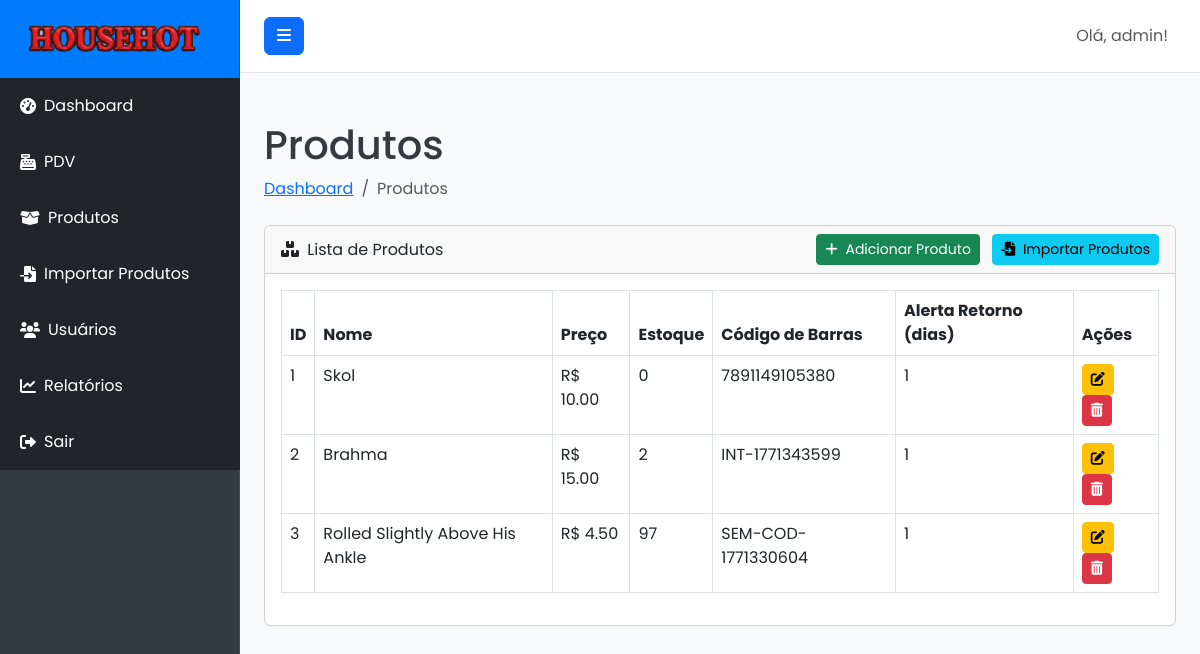
Page /products (signed in) on the earlier database version.
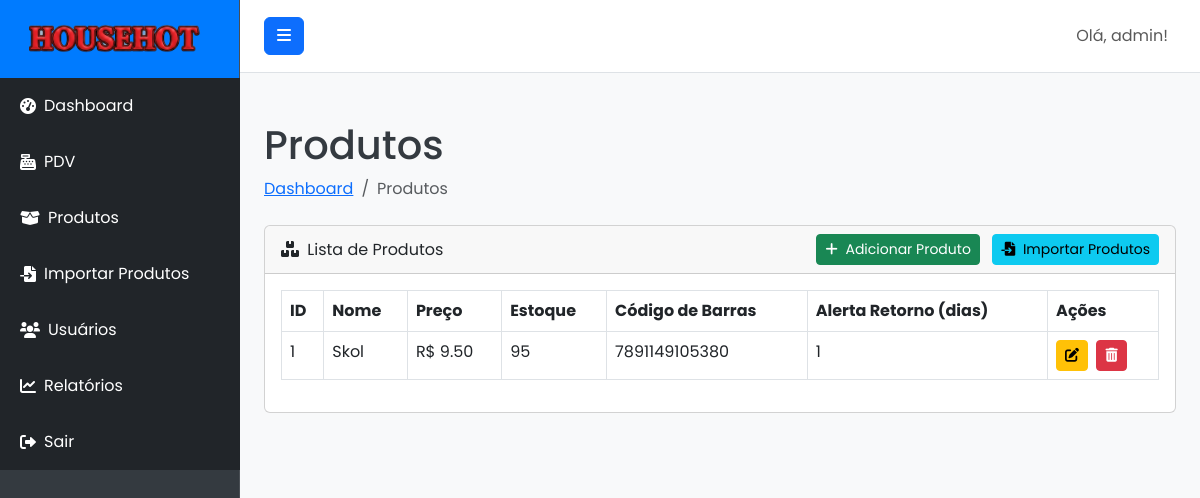
Same page on the later database version.
### models.py (models this page shows, shortened)
class User(UserMixin, db.Model):
    id = db.Column(db.Integer, primary_key=True)
    username = db.Column(db.String(80), unique=True, nullable=False)
    email = db.Column(db.String(120), unique=True, nullable=False)
    password_hash = db.Column(db.String(128), nullable=False)
    role = db.Column(db.String(20), default='user', nullable=False) # 'admin' ou 'user'
    sales = db.relationship('Sale', backref='operator', lazy=True) # Relação com vendas
    def is_admin(self):
        return self.role == 'admin'

class Product(db.Model):
    id = db.Column(db.Integer, primary_key=True)
    name = db.Column(db.String(100), nullable=False)
    description = db.Column(db.Text, nullable=True)
    price = db.Column(db.Float, nullable=False)
    stock = db.Column(db.Integer, nullable=False, default=0)
    barcode = db.Column(db.String(50), unique=True, nullable=True)
    return_alert_days = db.Column(db.Integer, nullable=True, default=None) # Pode ser nulo se não houver alerta

### routes.py (the view)
@main_bp.route('/products')
@admin_required
def products():
    return render_template('products.html', products=Product.query.all())

### routes.py (called while the page is built)
def admin_required(f):
    @wraps(f)
    @login_required
    def decorated_function(*args, **kwargs):
        if not current_user.is_admin():
            flash('Você não tem permissão para acessar esta página.', 'danger')
            return redirect(url_for('main.dashboard'))
        return f(*args, **kwargs)
    return decorated_function

### templates/products.html (shortened to what this page needs)
{% extends "base.html" %}
{% block content %}
<div class="container-fluid">
    <h1 class="mt-4">Produtos</h1>
    <ol class="breadcrumb mb-4">
        <li class="breadcrumb-item"><a href="{{ url_for('main.dashboard') }}">Dashboard</a></li>
        <li class="breadcrumb-item active">Produtos</li>
    </ol>
    <div class="card mb-4">
        <div class="card-header d-flex justify-content-between align-items-center">
            <div>
                <i class="fas fa-boxes me-1"></i>
                Lista de Produtos
            </div>
            <div>
                <a href="{{ url_for('main.add_product') }}" class="btn btn-success btn-sm me-2">
                    <i class="fas fa-plus me-1"></i> Adicionar Produto
                </a>
                <a href="{{ url_for('main.import_products') }}" class="btn btn-info btn-sm">
                    <i class="fas fa-file-import me-1"></i> Importar Produtos
                </a>
            </div>
        </div>
        <div class="card-body">
            <div class="table-responsive">
                <table class="table table-bordered" id="productsTable" width="100%" cellspacing="0">
                    <thead>
                        <tr>
                            <th>ID</th>
                            <th>Nome</th>
                            <th>Preço</th>
                            <th>Estoque</th>
                            <th>Código de Barras</th>
                            <th>Alerta Retorno (dias)</th>
                            <th>Ações</th>
                        </tr>
                    </thead>
                    <tbody>
                        {% for product in products %}
                        <tr>
                            <td>{{ product.id }}</td>
                            <td>{{ product.name }}</td>
                            <td>R$ {{ "%.2f"|format(product.price) }}</td>
                            <td>{{ product.stock }}</td>
                            <td>{{ product.barcode if product.barcode else 'N/A' }}</td>
                            <td>{{ product.return_alert_days if product.return_alert_days is not none else 'N/A' }}</td>
                            <td>
                                <a href="{{ url_for('main.edit_product', product_id=product.id) }}" class="btn btn-warning btn-sm me-1">
                                    <i class="fas fa-edit"></i>
                                </a>
                                <form action="{{ url_for('main.delete_product', product_id=product.id) }}" method="POST" class="d-inline">
                                    <button type="submit" class="btn btn-danger btn-sm" onclick="return confirm('Tem certeza que deseja excluir este produto?');">
                                        <i class="fas fa-trash-alt"></i>
                                    </button>
                                </form>
                            </td>
                        </tr>
                        {% endfor %}
                    </tbody>
                </table>
            </div>
        </div>
    </div>
</div>
{% endblock %}

### templates/base.html (shortened to what this page needs)
<!DOCTYPE html>
<html lang="pt-br">
<head>
    <link href="https://cdn.jsdelivr.net/npm/bootstrap@5.3.0/dist/css/bootstrap.min.css" rel="stylesheet">
    <link rel="stylesheet" href="https://cdnjs.cloudflare.com/ajax/libs/font-awesome/6.0.0-beta3/css/all.min.css">
    <link rel="stylesheet" href="{{ url_for('static', filename='css/style.css') }}">
</head>
<body>
    <div class="d-flex" id="wrapper">
        <div class="bg-dark border-right" id="sidebar-wrapper">
            <div class="sidebar-heading text-white text-center py-4 fs-4 fw-bold">
                <img src="{{ url_for('static', filename='img/logo.png') }}" alt="Logo" class="me-2" style="height: 30px;">
            </div>
            <div class="list-group list-group-flush">
                <a href="{{ url_for('main.dashboard') }}" class="list-group-item list-group-item-action bg-dark text-white">
                    <i class="fas fa-tachometer-alt me-2"></i> Dashboard
                </a>
                <a href="{{ url_for('main.pdv') }}" class="list-group-item list-group-item-action bg-dark text-white">
                    <i class="fas fa-cash-register me-2"></i> PDV
                </a>
                {% if current_user.is_authenticated and current_user.is_admin() %}
                <a href="{{ url_for('main.products') }}" class="list-group-item list-group-item-action bg-dark text-white">
                    <i class="fas fa-box-open me-2"></i> Produtos
                </a>
                <a href="{{ url_for('main.import_products') }}" class="list-group-item list-group-item-action bg-dark text-white">
                    <i class="fas fa-file-import me-2"></i> Importar Produtos
                </a>
                <a href="{{ url_for('main.users') }}" class="list-group-item list-group-item-action bg-dark text-white">
                    <i class="fas fa-users me-2"></i> Usuários
                </a>
                <a href="{{ url_for('main.reports') }}" class="list-group-item list-group-item-action bg-dark text-white">
                    <i class="fas fa-chart-line me-2"></i> Relatórios
                </a>
                {% endif %}
                <a href="{{ url_for('main.logout') }}" class="list-group-item list-group-item-action bg-dark text-white">
                    <i class="fas fa-sign-out-alt me-2"></i> Sair
                </a>
            </div>
        </div>
        <div id="page-content-wrapper">
            <nav class="navbar navbar-expand-lg navbar-light bg-light border-bottom">
                <button class="btn btn-primary" id="menu-toggle">
                    <i class="fas fa-bars"></i>
                </button>
                <div class="collapse navbar-collapse" id="navbarSupportedContent">
                    <ul class="navbar-nav ms-auto mt-2 mt-lg-0">
                        <li class="nav-item active">
                            <a class="nav-link" href="#">Olá, {{ current_user.username }}!</a>
                        </li>
                    </ul>
                </div>
            </nav>
            <div class="container-fluid py-4">
                {% block content %}{% endblock %}
            </div>
        </div>
    </div>
</body>
</html>

### static/css/style.css (style rules this page uses)
:root { --primary-color: #007bff; --secondary-color: #28a745; --info-color: #17a2b8; --warning-color: #ffc107; --danger-color: #dc3545; --background-light: #f8f9fa; --text-dark: #343a40; --text-light: #ffffff; --sidebar-bg: #343a40; --sidebar-link-hover: #0056b3; --sidebar-header-bg: var(--primary-color); --navbar-bg: #ffffff; --navbar-border-bottom: #e0e0e0; --card-bg: #ffffff; --card-shadow: 0 0.125rem 0.25rem rgba(0, 0, 0, 0.075); --login-bg-gradient-start: #007bff; --login-bg-gradient-end: #0056b3; --login-card-bg: rgba(255, 255, 255, 0.95); --login-card-shadow: 0 10px 25px rgba(0, 0, 0, 0.2); }
body { font-family: 'Poppins', sans-serif; background-color: var(--background-light); color: var(--text-dark); margin: 0; overflow-x: hidden; }
#wrapper { display: flex; width: 100%; align-items: stretch; }
#sidebar-wrapper { min-height: 100vh; width: 15rem; margin-left: 0; transition: margin .25s ease-out; background-color: var(--sidebar-bg) !important; border-right: 1px solid rgba(255, 255, 255, 0.1); flex-shrink: 0; }
#sidebar-wrapper .sidebar-heading { padding: 1.5rem 1.25rem; background-color: var(--sidebar-header-bg); display: flex; align-items: center; justify-content: center; }
#sidebar-wrapper .list-group { width: 15rem; }
#sidebar-wrapper .list-group-item { border: none; padding: 1rem 1.25rem; color: rgba(255, 255, 255, 0.7); background-color: transparent; text-decoration: none; display: flex; align-items: center; }
#page-content-wrapper { flex: 1; min-width: 0; width: 100%; }
.navbar { padding: 1rem 1.5rem; background-color: var(--navbar-bg) !important; border-bottom: 1px solid var(--navbar-border-bottom); }

Differences in the rows shown:
removed Product: id "2", name "Brahma", price "15.00", stock "2", barcode "INT-1771343599", return_alert_days "1"
removed Product: id "3", name "Rolled Slightly Above His Ankle", price "4.50", stock "97", barcode "SEM-COD-1771330604", return_alert_days "1"
changed Product "Skol": price "10.00" → "9.50"; stock "0" → "95"
